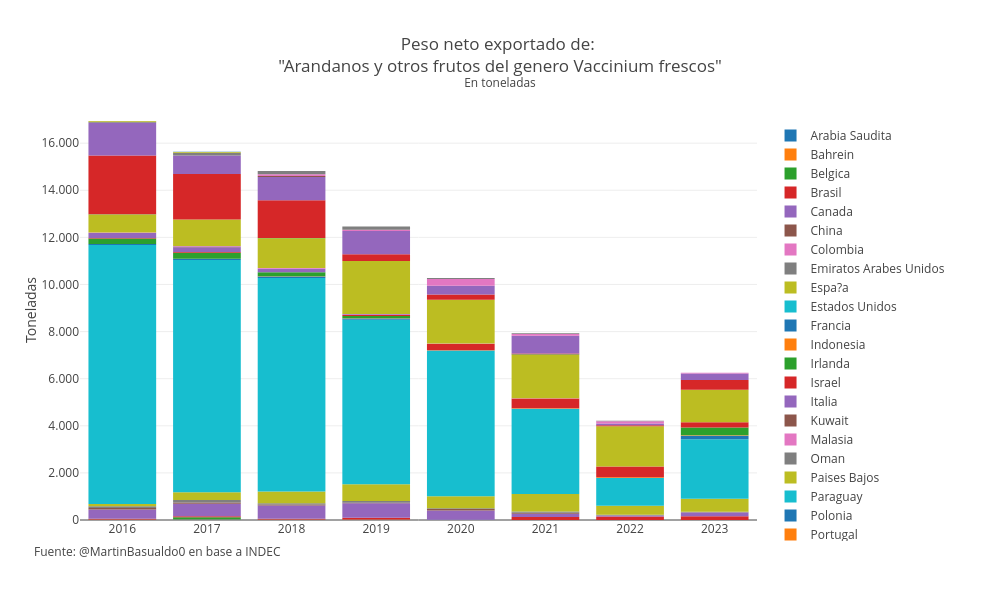

Source (notebook cell):
### Code cell
fig = bar_plot(df, commerce, year_from, frequency, variable="netWeight", ncm_code=ncm_code, include_countries=True)
fig.update_layout(legend = dict(yanchor="top", xanchor="left", orientation="v",))

### Figure 1 — Plotly figure (JSON) as saved in the notebook; plotly's stock layout.template omitted (floating-point values rounded to 4 significant figures)
{"data": [{"name": "Arabia Saudita", "type": "bar", "x": ["2016", "2017", "2018", "2019", "2020", "2021", "2022", "2023"], "y": [12.42, 21.88, 13.28, 12.49, 8.685, 0, 0, 3.78]}, {"name": "Bahrein", "type": "bar", "x": ["2016", "2017", "2018", "2019", "2020", "2021", "2022", "2023"], "y": [5.545, 15.07, 10.72, 6.744, 0, 0, null, 0]}, {"name": "Belgica", "type": "bar", "x": ["2016", "2017", "2018", "2019", "2020", "2021", "2022", "2023"], "y": [2.16, 75.18, 0, 0, null, null, null, null]}, {"name": "Brasil", "type": "bar", "x": ["2016", "2017", "2018", "2019", "2020", "2021", "2022", "2023"], "y": [33.62, 51.57, 33.08, 74.19, 0, 125.7, 146.0, 155.3]}, {"name": "Canada", "type": "bar", "x": ["2016", "2017", "2018", "2019", "2020", "2021", "2022", "2023"], "y": [386.9, 530.6, 556.1, 619.0, 393.4, 139.8, 45.49, 162.1]}, {"name": "China", "type": "bar", "x": ["2016", "2017", "2018", "2019", "2020", "2021", "2022", "2023"], "y": [64.03, 45.46, 48.28, 19.38, 60.75, 45.46, 0, 3.195]}, {"name": "Colombia", "type": "bar", "x": ["2016", "2017", "2018", "2019", "2020", "2021", "2022", "2023"], "y": [null, 0.36, null, null, null, null, null, null]}, {"name": "Emiratos Arabes Unidos", "type": "bar", "x": ["2016", "2017", "2018", "2019", "2020", "2021", "2022", "2023"], "y": [83.0, 113.0, 50.8, 71.73, 32.31, 49.86, 27.95, 27.64]}, {"name": "Espa?a", "type": "bar", "x": ["2016", "2017", "2018", "2019", "2020", "2021", "2022", "2023"], "y": [93.97, 327.4, 497.0, 717.9, 515.9, 744.9, 382.5, 546.0]}, {"name": "Estados Unidos", "type": "bar", "x": ["2016", "2017", "2018", "2019", "2020", "2021", "2022", "2023"], "y": [11000.0, 9857.0, 9063.0, 6977.0, 6187.0, 3619.0, 1185.0, 2534.0]}, {"name": "Francia", "type": "bar", "x": ["2016", "2017", "2018", "2019", "2020", "2021", "2022", "2023"], "y": [42.38, 50.96, 63.19, 57.6, 0, 0, 0, 150.2]}, {"name": "Indonesia", "type": "bar", "x": ["2016", "2017", "2018", "2019", "2020", "2021", "2022", "2023"], "y": [null, 4.683, 15.79, 8.595, 14.58, 25.13, 31.92, 18.09]}, {"name": "Irlanda", "type": "bar", "x": ["2016", "2017", "2018", "2019", "2020", "2021", "2022", "2023"], "y": [236.1, 252.8, 172.2, 92.24, 0, 0, 0, 324.7]}, {"name": "Israel", "type": "bar", "x": ["2016", "2017", "2018", "2019", "2020", "2021", "2022", "2023"], "y": [18.23, 37.07, 0, 50.67, 273.5, 412.2, 458.0, 221.4]}, {"name": "Italia", "type": "bar", "x": ["2016", "2017", "2018", "2019", "2020", "2021", "2022", "2023"], "y": [206.6, 199.8, 145.7, 24.12, null, null, 0, null]}, {"name": "Kuwait", "type": "bar", "x": ["2016", "2017", "2018", "2019", "2020", "2021", "2022", "2023"], "y": [4.68, 8.628, 3.204, 0, 0, 0, null, null]}, {"name": "Malasia", "type": "bar", "x": ["2016", "2017", "2018", "2019", "2020", "2021", "2022", "2023"], "y": [24.43, 37.13, 31.95, 15.53, 7.56, 5.04, 0, 0]}, {"name": "Oman", "type": "bar", "x": ["2016", "2017", "2018", "2019", "2020", "2021", "2022", "2023"], "y": [null, 1.8, 0, 0, 0, 0, null, 0]}, {"name": "Paises Bajos", "type": "bar", "x": ["2016", "2017", "2018", "2019", "2020", "2021", "2022", "2023"], "y": [765.7, 1124.0, 1259.0, 2248.0, 1858.0, 1850.0, 1705.0, 1379.0]}, {"name": "Paraguay", "type": "bar", "x": ["2016", "2017", "2018", "2019", "2020", "2021", "2022", "2023"], "y": [null, 2.004, null, 0, 0, 1.544, 0, 0]}, {"name": "Polonia", "type": "bar", "x": ["2016", "2017", "2018", "2019", "2020", "2021", "2022", "2023"], "y": [null, null, 0, null, null, null, 0, null]}, {"name": "Portugal", "type": "bar", "x": ["2016", "2017", "2018", "2019", "2020", "2021", "2022", "2023"], "y": [null, 1.8, 0, null, null, null, null, null]}, {"name": "Qatar", "type": "bar", "x": ["2016", "2017", "2018", "2019", "2020", "2021", "2022", "2023"], "y": [5.535, 6.12, 8.64, 0, 0, 20.0, 0, 5.355]}, {"name": "Reino Unido", "type": "bar", "x": ["2016", "2017", "2018", "2019", "2020", "2021", "2022", "2023"], "y": [2493.0, 1925.0, 1603.0, 294.4, 228.6, 33.66, 37.69, 417.4]}, {"name": "Republica Federal de Alemania", "type": "bar", "x": ["2016", "2017", "2018", "2019", "2020", "2021", "2022", "2023"], "y": [1380.0, 786.4, 993.5, 984.5, 370.6, 753.8, 74.37, 266.9]}, {"name": "Rusia Federacion de", "type": "bar", "x": ["2016", "2017", "2018", "2019", "2020", "2021", "2022", "2023"], "y": [8.006, 5.04, 38.92, 0, 0, 0, 0, null]}, {"name": "Sin Declarar  Continente", "type": "bar", "x": ["2016", "2017", "2018", "2019", "2020", "2021", "2022", "2023"], "y": [null, null, 70.21, 49.15, 283.4, 74.44, 95.37, 35.08]}, {"name": "Singapur", "type": "bar", "x": ["2016", "2017", "2018", "2019", "2020", "2021", "2022", "2023"], "y": [45.19, 114.7, 142.9, 142.1, 40.5, 34.13, 20.52, 0]}, {"name": "Suiza", "type": "bar", "x": ["2016", "2017", "2018", "2019", "2020", "2021", "2022", "2023"], "y": [32.13, 30.6, 0, 0, 0, 0, 0, null]}, {"name": "Tailandia", "type": "bar", "x": ["2016", "2017", "2018", "2019", "2020", "2021", "2022", "2023"], "y": [null, null, 0, 0, null, null, null, null]}, {"name": "Uruguay", "type": "bar", "x": ["2016", "2017", "2018", "2019", "2020", "2021", "2022", "2023"], "y": [0.33, 5.04, 0, null, 0, 0, 0, 0]}, {"name": "Uzbekistan", "type": "bar", "x": ["2016", "2017", "2018", "2019", "2020", "2021", "2022", "2023"], "y": [null, null, null, null, null, null, 0, null]}], "layout": {"annotations": [{"font": {"size": 12}, "showarrow": false, "text": "Fuente: @MartinBasualdo0 en base a INDEC", "x": 0.3, "xanchor": "right", "xref": "paper", "xshift": 0, "y": -0.1, "yanchor": "auto", "yref": "paper", "yshift": 0}], "barmode": "relative", "height": 600, "legend": {"orientation": "v", "xanchor": "left", "y": 0.95, "yanchor": "top"}, "separators": ",.", "title": {"text": "Peso neto exportado de: <br>\"Arandanos y otros frutos del genero Vaccinium frescos\"<br><sup>En toneladas</sup>"}, "uniformtext": {"minsize": 10, "mode": "hide"}, "width": 1000, "xaxis": {"title": {"text": ""}, "type": "category"}, "yaxis": {"tickformat": ",", "title": {"text": "Toneladas"}}}}
